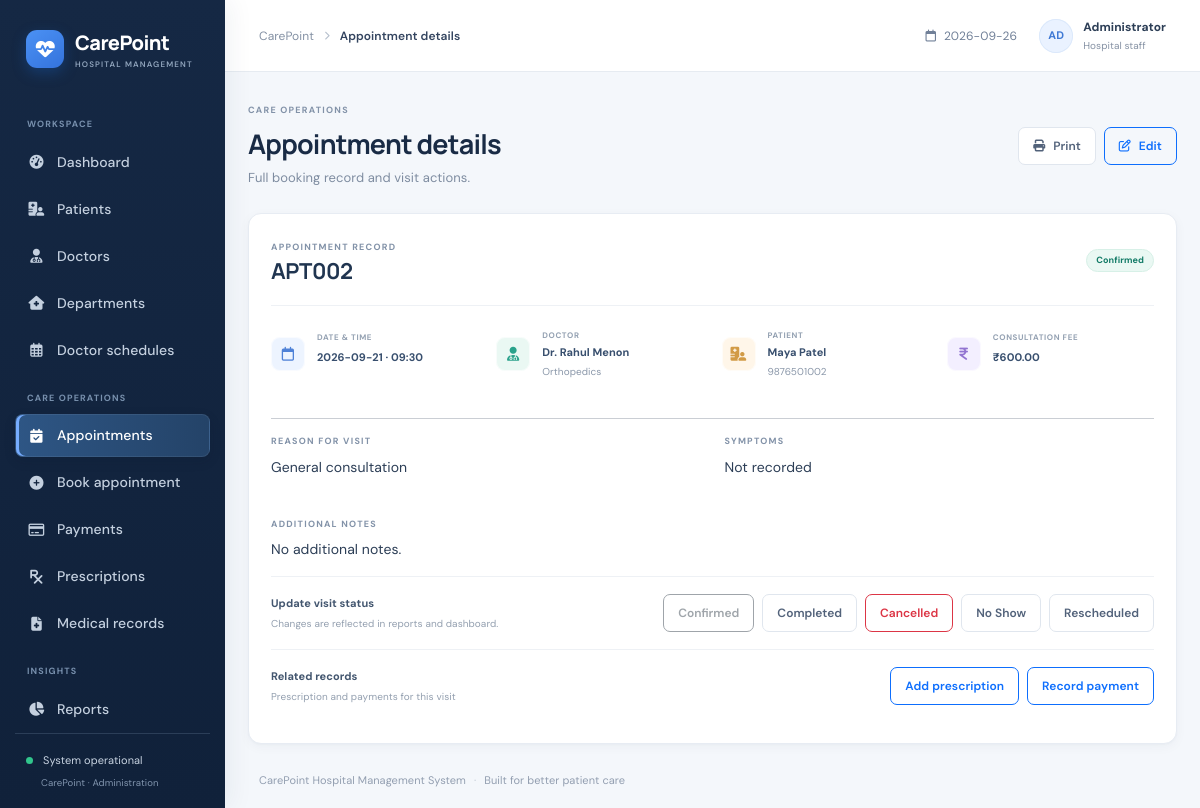
The app's page /appointments/view/2 with its own data.
### tables this page shows
CREATE TABLE appointments(appointment_id INTEGER PRIMARY KEY, appointment_code TEXT UNIQUE NOT NULL, patient_id INTEGER NOT NULL REFERENCES patients ON DELETE RESTRICT, doctor_id INTEGER NOT NULL REFERENCES doctors ON DELETE RESTRICT, department_id INTEGER NOT NULL REFERENCES departments ON DELETE RESTRICT, appointment_date TEXT NOT NULL, appointment_time TEXT NOT NULL, reason TEXT, symptoms TEXT, status TEXT NOT NULL DEFAULT 'Scheduled', notes TEXT DEFAULT '', created_at TEXT NOT NULL DEFAULT CURRENT_TIMESTAMP, updated_at TEXT NOT NULL DEFAULT CURRENT_TIMESTAMP);

CREATE TABLE doctors(doctor_id INTEGER PRIMARY KEY, doctor_code TEXT UNIQUE NOT NULL, full_name TEXT NOT NULL, specialization TEXT, department_id INTEGER NOT NULL REFERENCES departments ON DELETE RESTRICT, qualification TEXT, phone TEXT, email TEXT, consultation_fee REAL NOT NULL DEFAULT 0 CHECK(consultation_fee>=0), experience_years INTEGER DEFAULT 0, room_number TEXT, available_days TEXT DEFAULT '', status TEXT NOT NULL DEFAULT 'Active', created_at TEXT NOT NULL DEFAULT CURRENT_TIMESTAMP);

CREATE TABLE departments(department_id INTEGER PRIMARY KEY, department_name TEXT UNIQUE NOT NULL, description TEXT DEFAULT '', location TEXT DEFAULT '', status TEXT NOT NULL DEFAULT 'Active');

CREATE TABLE patients(patient_id INTEGER PRIMARY KEY, patient_code TEXT UNIQUE NOT NULL, full_name TEXT NOT NULL, date_of_birth TEXT, gender TEXT, blood_group TEXT, phone TEXT NOT NULL, email TEXT, address TEXT, emergency_contact_name TEXT, emergency_contact_phone TEXT, created_at TEXT NOT NULL DEFAULT CURRENT_TIMESTAMP);

### app.py (the view)
@app.route('/appointments/view/<int:id>')
def appointment_view(id):
    a=one('''SELECT a.*,p.full_name patient,p.phone patient_phone,p.patient_code,d.full_name doctor,d.phone doctor_phone,dep.department_name,docfee.consultation_fee FROM appointments a JOIN patients p USING(patient_id) JOIN doctors d USING(doctor_id) JOIN departments dep USING(department_id) JOIN doctors docfee USING(doctor_id) WHERE appointment_id=?''',(id,))
    if not a: abort(404)
    return render_template('appointment_details.html',appointment=a,payments=rows('SELECT * FROM payments WHERE appointment_id=?',(id,)),prescriptions=rows('SELECT * FROM prescriptions WHERE appointment_id=?',(id,)))

### app.py (called while the page is built)
def db():
    conn = sqlite3.connect(DB_PATH, factory=ClosingConnection)
    conn.row_factory = sqlite3.Row
    conn.execute('PRAGMA foreign_keys = ON')
    return conn

def rows(sql, args=()):
    with db() as con:
        return con.execute(sql, args).fetchall()

def one(sql, args=()):
    with db() as con:
        return con.execute(sql, args).fetchone()

@app.context_processor
def global_context(): return {'today':date.today().isoformat(), 'statuses':STATUSES, 'days':DAYS}

    def __exit__(self, exc_type, exc, tb):
        try:
            return super().__exit__(exc_type, exc, tb)
        finally:
            self.close()

### templates/appointment_details.html
{% extends 'base.html' %}{% block title %}{{ appointment.appointment_code }}{% endblock %}{% block page_name %}Appointment details{% endblock %}{% block content %}<div class="page-heading no-print"><div><div class="eyebrow">CARE OPERATIONS</div><h1>Appointment details</h1><p>Full booking record and visit actions.</p></div><div class="d-flex gap-2"><button class="btn btn-light" onclick="window.print()"><i class="fa-solid fa-print me-2"></i>Print</button><a class="btn btn-outline-primary" href="{{ url_for('edit_appointment',id=appointment.appointment_id) }}"><i class="fa-regular fa-pen-to-square me-2"></i>Edit</a></div></div><section class="panel appointment-summary"><div class="summary-header"><div><span class="eyebrow">APPOINTMENT RECORD</span><h2>{{ appointment.appointment_code }}</h2></div><span class="status-badge status-{{ appointment.status|lower|replace(' ','-') }}">{{ appointment.status }}</span></div><div class="summary-grid"><div><span class="summary-icon"><i class="fa-regular fa-calendar"></i></span><small>DATE & TIME</small><strong>{{ appointment.appointment_date }} · {{ appointment.appointment_time }}</strong></div><div><span class="summary-icon mint"><i class="fa-solid fa-user-doctor"></i></span><small>DOCTOR</small><strong>{{ appointment.doctor }}</strong><span>{{ appointment.department_name }}</span></div><div><span class="summary-icon amber"><i class="fa-solid fa-hospital-user"></i></span><small>PATIENT</small><strong>{{ appointment.patient }}</strong><span>{{ appointment.patient_phone }}</span></div><div><span class="summary-icon violet"><i class="fa-solid fa-indian-rupee-sign"></i></span><small>CONSULTATION FEE</small><strong>₹{{ '%.2f'|format(appointment.consultation_fee) }}</strong></div></div><hr><div class="row g-4"><div class="col-md-6"><div class="eyebrow mb-2">REASON FOR VISIT</div><p>{{ appointment.reason or 'Not specified' }}</p></div><div class="col-md-6"><div class="eyebrow mb-2">SYMPTOMS</div><p>{{ appointment.symptoms or 'Not recorded' }}</p></div><div class="col-12"><div class="eyebrow mb-2">ADDITIONAL NOTES</div><p>{{ appointment.notes or 'No additional notes.' }}</p></div></div><div class="action-strip no-print"><div><b>Update visit status</b><small>Changes are reflected in reports and dashboard.</small></div><div class="d-flex flex-wrap gap-2">{% for status in ['Confirmed','Completed','Cancelled','No Show','Rescheduled'] %}<form method="post" action="{{ url_for('appointment_status',id=appointment.appointment_id,status=status) }}"><button class="btn btn-sm {{ 'btn-outline-danger' if status=='Cancelled' else 'btn-outline-secondary' }}" {{ 'disabled' if appointment.status==status }}>{{ status }}</button></form>{% endfor %}</div></div><div class="action-strip no-print"><div><b>Related records</b><small>Prescription and payments for this visit</small></div><div class="d-flex gap-2"><a class="btn btn-sm btn-outline-primary" href="{{ url_for('add_prescription') }}">Add prescription</a><a class="btn btn-sm btn-outline-primary" href="{{ url_for('add_payment') }}">Record payment</a></div></div>{% if payments %}<h3 class="subheading">Payments</h3>{% for p in payments %}<p>₹{{ '%.2f'|format(p.amount) }} · {{ p.payment_mode }} · {{ p.payment_status }} · {{ p.payment_date }}</p>{% endfor %}{% endif %}{% if prescriptions %}<h3 class="subheading">Prescriptions</h3>{% for p in prescriptions %}<p>{{ p.diagnosis }} · <a href="{{ url_for('prescription_view',id=p.prescription_id) }}">View prescription</a></p>{% endfor %}{% endif %}</section>{% endblock %}

### static/css/style.css (style rules this page uses)
:root { --ink:#172b4d;--muted:#738198;--line:#e9edf3;--bg:#f5f7fb;--blue:#3978e8;--nav:#15263f;--mint:#16a88b }
* { box-sizing:border-box }
body { margin:0;background:var(--bg);color:#253750;font-family:'DM Sans',sans-serif;font-size:14px }
.page-heading { display:flex;align-items:center;justify-content:space-between;gap:20px;margin-bottom:24px }
.eyebrow { font-size:9px;letter-spacing:1.15px;font-weight:700;color:#8897aa;margin-bottom:7px }
.page-heading h1 { font:700 25px Manrope,sans-serif;letter-spacing:-.65px;color:var(--ink);margin:0 }
.page-heading p { margin:6px 0 0;color:#7c899c;font-size:13px }
.btn { border-radius:7px;font-size:12px;font-weight:600;padding:9px 14px }
.btn-light,.btn-outline-secondary { background:white;border-color:#e2e7ee;color:#52627a }
.metric-card,.panel,.mini-metric { background:white;border:1px solid #ebeff4;border-radius:10px;box-shadow:0 2px 8px #17315a05 }
.panel { padding:19px 20px }
.status-badge { display:inline-block;border-radius:20px;padding:4px 8px;font-size:9px;font-weight:700;background:#edf2f8;color:#607087;white-space:nowrap }
.status-confirmed,.status-active,.status-paid { color:#14866d;background:#e8f7f1 }
.appointment-summary { padding:26px }
.summary-header { display:flex;align-items:center;justify-content:space-between;padding-bottom:19px;border-bottom:1px solid #eef1f5 }
.summary-header h2 { font:700 22px Manrope;color:#203550;margin:0 }
.summary-grid { display:grid;grid-template-columns:repeat(4,1fr);gap:15px;padding:22px 0 }
.summary-grid>div { display:grid;grid-template-columns:36px 1fr;column-gap:10px;align-items:center }
.summary-grid .summary-icon { grid-row:span 3 }
.summary-icon { height:34px;width:34px;border-radius:9px;background:#edf4ff;color:#4f82d7;display:grid;place-items:center }
.summary-icon.mint { background:#eaf8f3;color:#2aa28b }
.summary-icon.amber { background:#fff6e9;color:#d29b46 }
.summary-icon.violet { background:#f3efff;color:#9274d1 }
.summary-grid small { font-size:8px;letter-spacing:.6px;color:#94a1b2;font-weight:700 }
.summary-grid strong { font-size:11px;color:#384f6e }
.summary-grid span:not(.summary-icon) { font-size:10px;color:#8a97a9 }
.action-strip { padding:15px 0;border-top:1px solid #eef1f5;display:flex;align-items:center;justify-content:space-between;gap:14px }
.action-strip b,.action-strip small { display:block }
.action-strip b { font-size:11px;color:#43566f }
.action-strip small { font-size:10px;color:#939faf;margin-top:4px }

### static/css/polish.css (style rules this page uses)
:root { --ink: #192b45; --muted: #77869b; --line: #e6ebf2; --bg: #f4f7fb; --blue: #3478e5; --nav: #14243d; --mint: #149b82; }
body { background: #f4f7fb; color: #2c3e56; font-family: 'DM Sans', Inter, system-ui, sans-serif; letter-spacing: .005em; }
.page-heading { margin-bottom: 26px; }
.page-heading h1 { font-size: 27px; letter-spacing: -.8px; }
.page-heading p { font-size: 13px; color: #7e8ca0; }
.eyebrow { color: #8292a8; letter-spacing: 1.25px; }
.metric-card, .panel, .mini-metric { border-color: #e7ecf3; box-shadow: 0 3px 12px #1d35510a, 0 1px 2px #1d355106; }
.panel { border-radius: 12px; padding: 21px 22px; }
.mini-icon, .metric-icon, .section-icon, .summary-icon { box-shadow: inset 0 0 0 1px #ffffffa8; }
.btn { min-height: 36px; transition: transform .15s ease, box-shadow .15s ease, background .15s ease; }
.btn-light, .btn-outline-secondary { border-color: #e0e6ee; }
.status-badge { border: 1px solid transparent; padding: 4px 9px; font-size: 9px; letter-spacing: .08px; }
.status-confirmed, .status-active, .status-paid { color: #137b67; background: #eaf8f3; border-color: #d7f0e7; }
.summary-header h2 { letter-spacing: -.4px; }
.appointment-summary { border-radius: 13px; }
.summary-grid { gap: 18px; }
.summary-grid>div { min-height: 52px; }
.action-strip { padding-top: 17px; padding-bottom: 17px; }

### records on screen
appointments: appointment_code "APT002", status "Confirmed", appointment_date "2026-09-21", appointment_time "09:30", reason "General consultation", notes "No additional notes."
doctors: doctor "Dr. Rahul Menon", consultation_fee "600.00"
departments: department_name "Orthopedics"
patients: patient "Maya Patel", patient_phone "9876501002"

### other values on screen
{{ appointment.symptoms or 'Not recorded' }} "Not recorded"
{{ status }} "Confirmed" "Completed" "Cancelled" "No Show" "Rescheduled"
